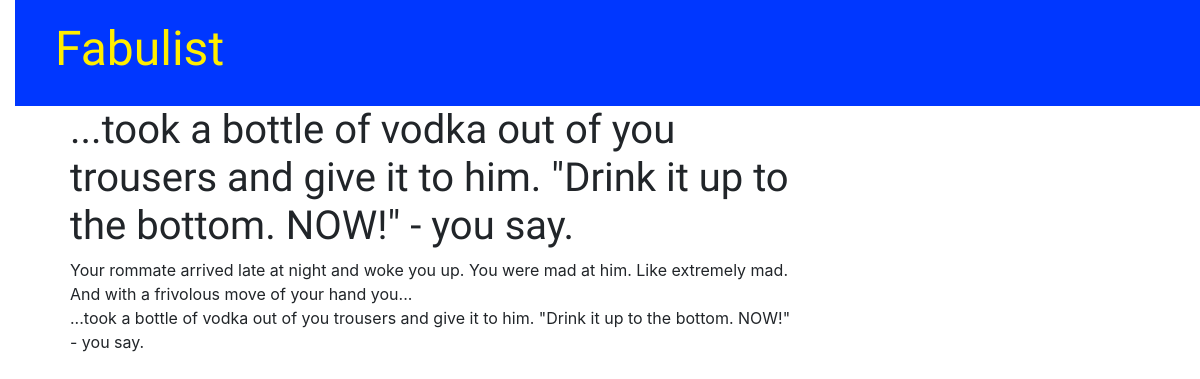
The page /story_list/story/20/ on the database as committed earlier.
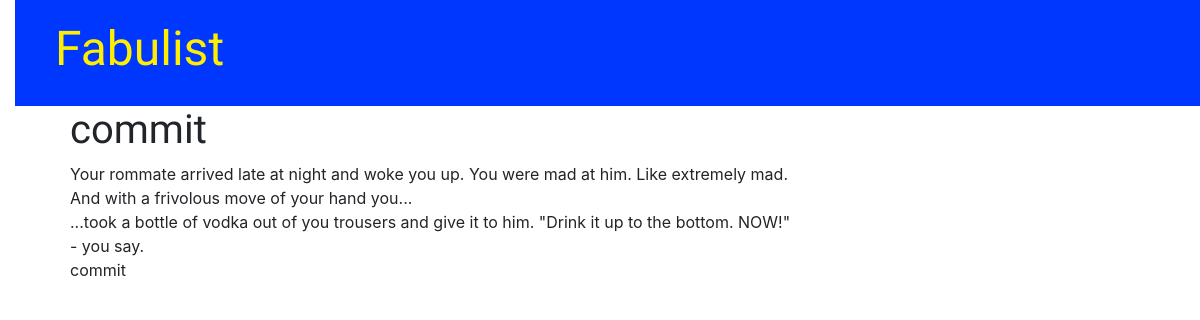
The same page on the database as committed later.
### car/models.py (models this page shows, shortened)
class Story(models.Model):
    text = models.TextField()
    last_added_text = models.TextField(max_length=140)
    first_added_text_or_name = models.TextField(max_length=140)
    finished = models.BooleanField(default=False)
    contributors = models.ManyToManyField(User)
    count = models.IntegerField(default=0)

### car/views.py (the view)
# urls.py: path('story_list/story/<int:pk>/', views.story_detail, name='story_detail'),
def story_detail(request, pk):
    story = get_object_or_404(Story, pk=pk)
    return render(request, 'story/story_detail.html', {'story': story})

### car/templates/story/story_detail.html (shortened to what this page needs)
{% extends 'car/base.html' %}
{% block content %}
    <div class="story">
        <h1>{{ story.last_added_text }}</h1>
        <p>{{ story.text|linebreaksbr }}</p>
    </div>
{% endblock %}

### car/templates/car/base.html (shortened to what this page needs)
{% load staticfiles %}
<!DOCTYPE html>
<html lang="en">
<head>
        <link rel="stylesheet" href="https://maxcdn.bootstrapcdn.com/bootstrap/4.3.1/css/bootstrap.min.css">
        <link rel="stylesheet" href="{% static 'css/car.css' %}">
    </head>
    <body>
        <div class="page-header">
            <h1><a href="/">Fabulist</a></h1>
        </div>
        <div class="content container">
            <div class="row">
                <div class="col-md-8">
                {% block content %}
                {% endblock %}
                </div>
            </div>
        </div>
    </body>
</html>

### car/static/css/car.css (style rules this page uses)
h1 a { color: #FCA205; font-family: 'Lobster'; }
body { padding-left: 15px; }
.page-header { background-color: #0037ff; margin-top: 0; padding: 20px 20px 20px 40px; }
.page-header h1, .page-header h1 a, .page-header h1 a:visited, .page-header h1 a:active { color: #ffee00; font-size: 36pt; text-decoration: none; }
.content { margin-left: 40px; }
h1, h2, h3, h4 { font-family: 'Lobster', cursive; }

Rows that differ between the two databases and show on the page:
changed Story: last_added_text "...took a bottle of vodka out of you trousers and give it to him. \"Drink it up to the bottom. NOW!\" - you say." → "commit"; text "…NOW!\" - you say." → "…NOW!\" - you say. commit"
